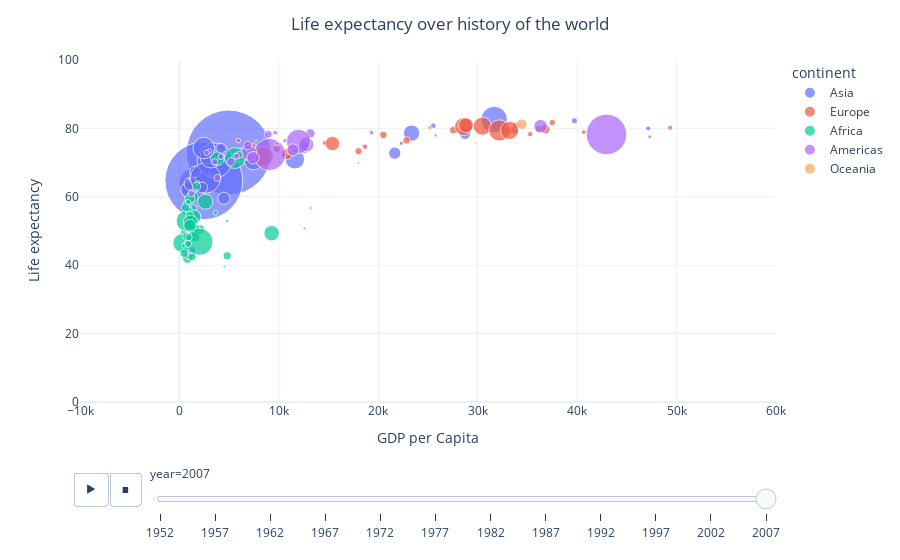

Write notebook code for a chart like this one.
### Code cell
fig = (
    px.scatter(gapminder, x="gdpPercap", y="lifeExp", color='continent', size='pop', size_max=60, hover_name="country", 
               animation_frame="year", animation_group="country",
               range_x=[-10000, 60000], range_y=[0, 100])    
    .update_layout(
        title='Life expectancy over history of the world',
        title_x=0.5,
        xaxis_title='GDP per Capita',
        yaxis_title='Life expectancy',
        template = 'plotly_white',
        height=600
    )
)

fig.show()

### Figure 1 — Plotly figure (JSON) as saved in the notebook; plotly's stock layout.template omitted (floating-point values rounded to 4 significant figures)
{"data": [{"hovertemplate": "<b>%{hovertext}</b><br><br>continent=Asia<br>year=2007<br>gdpPercap=%{x}<br>lifeExp=%{y}<br>pop=%{marker.size}<extra></extra>", "hovertext": ["Afghanistan", "Bahrain", "Bangladesh", "Cambodia", "China", "Hong Kong, China", "India", "Indonesia", "Iran", "Iraq", "Israel", "Japan", "Jordan", "Korea, Dem. Rep.", "Korea, Rep.", "Kuwait", "Lebanon", "Malaysia", "Mongolia", "Myanmar", "Nepal", "Oman", "Pakistan", "Philippines", "Saudi Arabia", "Singapore", "Sri Lanka", "Syria", "Taiwan", "Thailand", "Vietnam", "West Bank and Gaza", "Yemen, Rep."], "ids": ["Afghanistan", "Bahrain", "Bangladesh", "Cambodia", "China", "Hong Kong, China", "India", "Indonesia", "Iran", "Iraq", "Israel", "Japan", "Jordan", "Korea, Dem. Rep.", "Korea, Rep.", "Kuwait", "Lebanon", "Malaysia", "Mongolia", "Myanmar", "Nepal", "Oman", "Pakistan", "Philippines", "Saudi Arabia", "Singapore", "Sri Lanka", "Syria", "Taiwan", "Thailand", "Vietnam", "West Bank and Gaza", "Yemen, Rep."], "legendgroup": "Asia", "marker": {"color": "#636efa", "size": [31889923, 708573, 150448339, 14131858, 1318683096, 6980412, 1110396331, 223547000, 69453570, 27499638, 6426679, 127467972, 6053193, 23301725, 49044790, 2505559, 3921278, 24821286, 2874127, 47761980, 28901790, 3204897, 169270617, 91077287, 27601038, 4553009, 20378239, 19314747, 23174294, 65068149, 85262356, 4018332, 22211743], "sizemode": "area", "sizeref": 366300.0, "symbol": "circle"}, "mode": "markers", "name": "Asia", "orientation": "v", "showlegend": true, "type": "scatter", "x": [974.6, 29800.0, 1391.0, 1714.0, 4959.0, 39720.0, 2452.0, 3541.0, 11610.0, 4471.0, 25520.0, 31660.0, 4519.0, 1593.0, 23350.0, 47310.0, 10460.0, 12450.0, 3096.0, 944, 1091.0, 22320.0, 2606.0, 3190.0, 21650.0, 47140.0, 3970.0, 4185.0, 28720.0, 7458.0, 2442.0, 3025.0, 2281.0], "xaxis": "x", "y": [43.83, 75.64, 64.06, 59.72, 72.96, 82.21, 64.7, 70.65, 70.96, 59.55, 80.75, 82.6, 72.53, 67.3, 78.62, 77.59, 71.99, 74.24, 66.8, 62.07, 63.78, 75.64, 65.48, 71.69, 72.78, 79.97, 72.4, 74.14, 78.4, 70.62, 74.25, 73.42, 62.7], "yaxis": "y"}, {"hovertemplate": "<b>%{hovertext}</b><br><br>continent=Europe<br>year=2007<br>gdpPercap=%{x}<br>lifeExp=%{y}<br>pop=%{marker.size}<extra></extra>", "hovertext": ["Albania", "Austria", "Belgium", "Bosnia and Herzegovina", "Bulgaria", "Croatia", "Czech Republic", "Denmark", "Finland", "France", "Germany", "Greece", "Hungary", "Iceland", "Ireland", "Italy", "Montenegro", "Netherlands", "Norway", "Poland", "Portugal", "Romania", "Serbia", "Slovak Republic", "Slovenia", "Spain", "Sweden", "Switzerland", "Turkey", "United Kingdom"], "ids": ["Albania", "Austria", "Belgium", "Bosnia and Herzegovina", "Bulgaria", "Croatia", "Czech Republic", "Denmark", "Finland", "France", "Germany", "Greece", "Hungary", "Iceland", "Ireland", "Italy", "Montenegro", "Netherlands", "Norway", "Poland", "Portugal", "Romania", "Serbia", "Slovak Republic", "Slovenia", "Spain", "Sweden", "Switzerland", "Turkey", "United Kingdom"], "legendgroup": "Europe", "marker": {"color": "#EF553B", "size": [3600523, 8199783, 10392226, 4552198, 7322858, 4493312, 10228744, 5468120, 5238460, 61083916, 82400996, 10706290, 9956108, 301931, 4109086, 58147733, 684736, 16570613, 4627926, 38518241, 10642836, 22276056, 10150265, 5447502, 2009245, 40448191, 9031088, 7554661, 71158647, 60776238], "sizemode": "area", "sizeref": 366300.0, "symbol": "circle"}, "mode": "markers", "name": "Europe", "orientation": "v", "showlegend": true, "type": "scatter", "x": [5937.0, 36130.0, 33690.0, 7446.0, 10680.0, 14620.0, 22830.0, 35280.0, 33210.0, 30470.0, 32170.0, 27540.0, 18010.0, 36180.0, 40680.0, 28570.0, 9254.0, 36800.0, 49360.0, 15390.0, 20510.0, 10810.0, 9787.0, 18680.0, 25770.0, 28820.0, 33860.0, 37510.0, 8458.0, 33200.0], "xaxis": "x", "y": [76.42, 79.83, 79.44, 74.85, 73.0, 75.75, 76.49, 78.33, 79.31, 80.66, 79.41, 79.48, 73.34, 81.76, 78.89, 80.55, 74.54, 79.76, 80.2, 75.56, 78.1, 72.48, 74.0, 74.66, 77.93, 80.94, 80.88, 81.7, 71.78, 79.42], "yaxis": "y"}, {"hovertemplate": "<b>%{hovertext}</b><br><br>continent=Africa<br>year=2007<br>gdpPercap=%{x}<br>lifeExp=%{y}<br>pop=%{marker.size}<extra></extra>", "hovertext": ["Algeria", "Angola", "Benin", "Botswana", "Burkina Faso", "Burundi", "Cameroon", "Central African Republic", "Chad", "Comoros", "Congo, Dem. Rep.", "Congo, Rep.", "Cote d'Ivoire", "Djibouti", "Egypt", "Equatorial Guinea", "Eritrea", "Ethiopia", "Gabon", "Gambia", "Ghana", "Guinea", "Guinea-Bissau", "Kenya", "Lesotho", "Liberia", "Libya", "Madagascar", "Malawi", "Mali", "Mauritania", "Mauritius", "Morocco", "Mozambique", "Namibia", "Niger", "Nigeria", "Reunion", "Rwanda", "Sao Tome and Principe", "Senegal", "Sierra Leone", "Somalia", "South Africa", "Sudan", "Swaziland", "Tanzania", "Togo", "Tunisia", "Uganda", "Zambia", "Zimbabwe"], "ids": ["Algeria", "Angola", "Benin", "Botswana", "Burkina Faso", "Burundi", "Cameroon", "Central African Republic", "Chad", "Comoros", "Congo, Dem. Rep.", "Congo, Rep.", "Cote d'Ivoire", "Djibouti", "Egypt", "Equatorial Guinea", "Eritrea", "Ethiopia", "Gabon", "Gambia", "Ghana", "Guinea", "Guinea-Bissau", "Kenya", "Lesotho", "Liberia", "Libya", "Madagascar", "Malawi", "Mali", "Mauritania", "Mauritius", "Morocco", "Mozambique", "Namibia", "Niger", "Nigeria", "Reunion", "Rwanda", "Sao Tome and Principe", "Senegal", "Sierra Leone", "Somalia", "South Africa", "Sudan", "Swaziland", "Tanzania", "Togo", "Tunisia", "Uganda", "Zambia", "Zimbabwe"], "legendgroup": "Africa", "marker": {"color": "#00cc96", "size": [33333216, 12420476, 8078314, 1639131, 14326203, 8390505, 17696293, 4369038, 10238807, 710960, 64606759, 3800610, 18013409, 496374, 80264543, 551201, 4906585, 76511887, 1454867, 1688359, 22873338, 9947814, 1472041, 35610177, 2012649, 3193942, 6036914, 19167654, 13327079, 12031795, 3270065, 1250882, 33757175, 19951656, 2055080, 12894865, 135031164, 798094, 8860588, 199579, 12267493, 6144562, 9118773, 43997828, 42292929, 1133066, 38139640, 5701579, 10276158, 29170398, 11746035, 12311143], "sizemode": "area", "sizeref": 366300.0, "symbol": "circle"}, "mode": "markers", "name": "Africa", "orientation": "v", "showlegend": true, "type": "scatter", "x": [6223.0, 4797.0, 1441.0, 12570.0, 1217.0, 430.1, 2042.0, 706.0, 1704.0, 986.1, 277.6, 3633.0, 1545.0, 2082.0, 5581.0, 12150.0, 641.4, 690.8, 13210.0, 752.7, 1328.0, 942.7, 579.2, 1463.0, 1569.0, 414.5, 12060.0, 1045.0, 759.3, 1043.0, 1803.0, 10960.0, 3820.0, 823.7, 4811.0, 619.7, 2014.0, 7670.0, 863.1, 1598.0, 1712.0, 862.5, 926.1, 9270.0, 2602.0, 4513.0, 1107.0, 883.0, 7093.0, 1056.0, 1271.0, 469.7], "xaxis": "x", "y": [72.3, 42.73, 56.73, 50.73, 52.3, 49.58, 50.43, 44.74, 50.65, 65.15, 46.46, 55.32, 48.33, 54.79, 71.34, 51.58, 58.04, 52.95, 56.73, 59.45, 60.02, 56.01, 46.39, 54.11, 42.59, 45.68, 73.95, 59.44, 48.3, 54.47, 64.16, 72.8, 71.16, 42.08, 52.91, 56.87, 46.86, 76.44, 46.24, 65.53, 63.06, 42.57, 48.16, 49.34, 58.56, 39.61, 52.52, 58.42, 73.92, 51.54, 42.38, 43.49], "yaxis": "y"}, {"hovertemplate": "<b>%{hovertext}</b><br><br>continent=Americas<br>year=2007<br>gdpPercap=%{x}<br>lifeExp=%{y}<br>pop=%{marker.size}<extra></extra>", "hovertext": ["Argentina", "Bolivia", "Brazil", "Canada", "Chile", "Colombia", "Costa Rica", "Cuba", "Dominican Republic", "Ecuador", "El Salvador", "Guatemala", "Haiti", "Honduras", "Jamaica", "Mexico", "Nicaragua", "Panama", "Paraguay", "Peru", "Puerto Rico", "Trinidad and Tobago", "United States", "Uruguay", "Venezuela"], "ids": ["Argentina", "Bolivia", "Brazil", "Canada", "Chile", "Colombia", "Costa Rica", "Cuba", "Dominican Republic", "Ecuador", "El Salvador", "Guatemala", "Haiti", "Honduras", "Jamaica", "Mexico", "Nicaragua", "Panama", "Paraguay", "Peru", "Puerto Rico", "Trinidad and Tobago", "United States", "Uruguay", "Venezuela"], "legendgroup": "Americas", "marker": {"color": "#ab63fa", "size": [40301927, 9119152, 190010647, 33390141, 16284741, 44227550, 4133884, 11416987, 9319622, 13755680, 6939688, 12572928, 8502814, 7483763, 2780132, 108700891, 5675356, 3242173, 6667147, 28674757, 3942491, 1056608, 301139947, 3447496, 26084662], "sizemode": "area", "sizeref": 366300.0, "symbol": "circle"}, "mode": "markers", "name": "Americas", "orientation": "v", "showlegend": true, "type": "scatter", "x": [12780.0, 3822.0, 9066.0, 36320.0, 13170.0, 7007.0, 9645.0, 8948.0, 6025.0, 6873.0, 5728.0, 5186.0, 1202.0, 3548.0, 7321.0, 11980.0, 2749.0, 9809.0, 4173.0, 7409.0, 19330.0, 18010.0, 42950.0, 10610.0, 11420.0], "xaxis": "x", "y": [75.32, 65.55, 72.39, 80.65, 78.55, 72.89, 78.78, 78.27, 72.23, 74.99, 71.88, 70.26, 60.92, 70.2, 72.57, 76.19, 72.9, 75.54, 71.75, 71.42, 78.75, 69.82, 78.24, 76.38, 73.75], "yaxis": "y"}, {"hovertemplate": "<b>%{hovertext}</b><br><br>continent=Oceania<br>year=2007<br>gdpPercap=%{x}<br>lifeExp=%{y}<br>pop=%{marker.size}<extra></extra>", "hovertext": ["Australia", "New Zealand"], "ids": ["Australia", "New Zealand"], "legendgroup": "Oceania", "marker": {"color": "#FFA15A", "size": [20434176, 4115771], "sizemode": "area", "sizeref": 366300.0, "symbol": "circle"}, "mode": "markers", "name": "Oceania", "orientation": "v", "showlegend": true, "type": "scatter", "x": [34440.0, 25190.0], "xaxis": "x", "y": [81.23, 80.2], "yaxis": "y"}], "layout": {"autosize": true, "legend": {"itemsizing": "constant", "title": {"text": "continent"}, "tracegroupgap": 0}, "margin": {"t": 60}, "sliders": [{"active": 11, "currentvalue": {"prefix": "year="}, "len": 0.9, "pad": {"b": 10, "t": 60}, "steps": [{"args": [["1952"], {"frame": {"duration": 0, "redraw": false}, "fromcurrent": true, "mode": "immediate", "transition": {"duration": 0, "easing": "linear"}}], "label": "1952", "method": "animate"}, {"args": [["1957"], {"frame": {"duration": 0, "redraw": false}, "fromcurrent": true, "mode": "immediate", "transition": {"duration": 0, "easing": "linear"}}], "label": "1957", "method": "animate"}, {"args": [["1962"], {"frame": {"duration": 0, "redraw": false}, "fromcurrent": true, "mode": "immediate", "transition": {"duration": 0, "easing": "linear"}}], "label": "1962", "method": "animate"}, {"args": [["1967"], {"frame": {"duration": 0, "redraw": false}, "fromcurrent": true, "mode": "immediate", "transition": {"duration": 0, "easing": "linear"}}], "label": "1967", "method": "animate"}, {"args": [["1972"], {"frame": {"duration": 0, "redraw": false}, "fromcurrent": true, "mode": "immediate", "transition": {"duration": 0, "easing": "linear"}}], "label": "1972", "method": "animate"}, {"args": [["1977"], {"frame": {"duration": 0, "redraw": false}, "fromcurrent": true, "mode": "immediate", "transition": {"duration": 0, "easing": "linear"}}], "label": "1977", "method": "animate"}, {"args": [["1982"], {"frame": {"duration": 0, "redraw": false}, "fromcurrent": true, "mode": "immediate", "transition": {"duration": 0, "easing": "linear"}}], "label": "1982", "method": "animate"}, {"args": [["1987"], {"frame": {"duration": 0, "redraw": false}, "fromcurrent": true, "mode": "immediate", "transition": {"duration": 0, "easing": "linear"}}], "label": "1987", "method": "animate"}, {"args": [["1992"], {"frame": {"duration": 0, "redraw": false}, "fromcurrent": true, "mode": "immediate", "transition": {"duration": 0, "easing": "linear"}}], "label": "1992", "method": "animate"}, {"args": [["1997"], {"frame": {"duration": 0, "redraw": false}, "fromcurrent": true, "mode": "immediate", "transition": {"duration": 0, "easing": "linear"}}], "label": "1997", "method": "animate"}, {"args": [["2002"], {"frame": {"duration": 0, "redraw": false}, "fromcurrent": true, "mode": "immediate", "transition": {"duration": 0, "easing": "linear"}}], "label": "2002", "method": "animate"}, {"args": [["2007"], {"frame": {"duration": 0, "redraw": false}, "fromcurrent": true, "mode": "immediate", "transition": {"duration": 0, "easing": "linear"}}], "label": "2007", "method": "animate"}], "x": 0.1, "xanchor": "left", "y": 0, "yanchor": "top"}], "title": {"text": "Life expectancy over history of the world", "x": 0.5}, "updatemenus": [{"active": 0, "buttons": [{"args": [null, {"frame": {"duration": 500, "redraw": false}, "fromcurrent": true, "mode": "immediate", "transition": {"duration": 500, "easing": "linear"}}], "label": "&#9654;", "method": "animate"}, {"args": [[null], {"frame": {"duration": 0, "redraw": false}, "fromcurrent": true, "mode": "immediate", "transition": {"duration": 0, "easing": "linear"}}], "label": "&#9724;", "method": "animate"}], "direction": "left", "pad": {"r": 10, "t": 70}, "showactive": false, "type": "buttons", "x": 0.1, "xanchor": "right", "y": 0, "yanchor": "top"}], "xaxis": {"anchor": "y", "domain": [0, 1], "range": [-10000, 60000], "title": {"text": "GDP per Capita"}, "type": "linear"}, "yaxis": {"anchor": "x", "domain": [0, 1], "range": [0, 100], "title": {"text": "Life expectancy"}, "type": "linear"}}}
